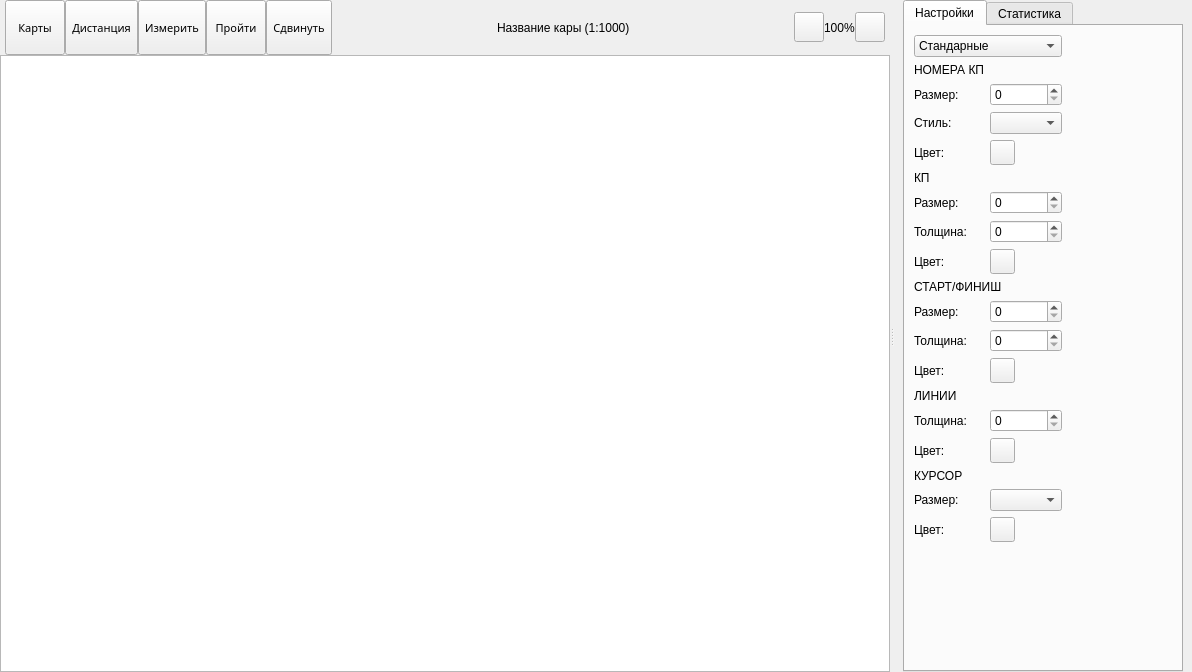
<?xml version="1.0" encoding="UTF-8"?>
<ui version="4.0">
 <class>Widget</class>
 <widget class="QWidget" name="Widget">
  <property name="geometry">
   <rect>
    <x>0</x>
    <y>0</y>
    <width>1192</width>
    <height>672</height>
   </rect>
  </property>
  <property name="windowTitle">
   <string>Widget</string>
  </property>
  <layout class="QHBoxLayout" name="horizontalLayout">
   <property name="spacing">
    <number>0</number>
   </property>
   <property name="leftMargin">
    <number>0</number>
   </property>
   <property name="topMargin">
    <number>0</number>
   </property>
   <property name="rightMargin">
    <number>0</number>
   </property>
   <property name="bottomMargin">
    <number>0</number>
   </property>
   <item>
    <widget class="QStackedWidget" name="stackedWidget">
     <property name="currentIndex">
      <number>0</number>
     </property>
     <widget class="QWidget" name="mapPage">
      <property name="styleSheet">
       <string notr="true"/>
      </property>
      <layout class="QVBoxLayout" name="verticalLayout_2">
       <property name="spacing">
        <number>0</number>
       </property>
       <property name="leftMargin">
        <number>0</number>
       </property>
       <property name="topMargin">
        <number>0</number>
       </property>
       <property name="rightMargin">
        <number>0</number>
       </property>
       <property name="bottomMargin">
        <number>0</number>
       </property>
       <item>
        <widget class="QSplitter" name="mapSpliter">
         <property name="orientation">
          <enum>Qt::Orientation::Horizontal</enum>
         </property>
         <widget class="QWidget" name="layoutWidget">
          <layout class="QVBoxLayout" name="verticalLayout">
           <property name="spacing">
            <number>0</number>
           </property>
           <item>
            <widget class="QWidget" name="topPanelWidget" native="true">
             <property name="sizePolicy">
              <sizepolicy hsizetype="Preferred" vsizetype="Fixed">
               <horstretch>0</horstretch>
               <verstretch>0</verstretch>
              </sizepolicy>
             </property>
             <property name="minimumSize">
              <size>
               <width>0</width>
               <height>55</height>
              </size>
             </property>
             <property name="maximumSize">
              <size>
               <width>16777215</width>
               <height>55</height>
              </size>
             </property>
             <layout class="QHBoxLayout" name="horizontalLayout_2">
              <property name="spacing">
               <number>0</number>
              </property>
              <property name="leftMargin">
               <number>5</number>
              </property>
              <property name="topMargin">
               <number>0</number>
              </property>
              <property name="rightMargin">
               <number>5</number>
              </property>
              <property name="bottomMargin">
               <number>0</number>
              </property>
              <item>
               <widget class="QToolButton" name="backButton">
                <property name="sizePolicy">
                 <sizepolicy hsizetype="Fixed" vsizetype="Fixed">
                  <horstretch>0</horstretch>
                  <verstretch>0</verstretch>
                 </sizepolicy>
                </property>
                <property name="minimumSize">
                 <size>
                  <width>60</width>
                  <height>55</height>
                 </size>
                </property>
                <property name="font">
                 <font>
                  <family>Comfortaa Medium</family>
                  <pointsize>8</pointsize>
                 </font>
                </property>
                <property name="text">
                 <string>Карты</string>
                </property>
                <property name="iconSize">
                 <size>
                  <width>30</width>
                  <height>30</height>
                 </size>
                </property>
                <property name="toolButtonStyle">
                 <enum>Qt::ToolButtonStyle::ToolButtonTextUnderIcon</enum>
                </property>
               </widget>
              </item>
              <item>
               <widget class="QToolButton" name="pathButton">
                <property name="sizePolicy">
                 <sizepolicy hsizetype="Fixed" vsizetype="Fixed">
                  <horstretch>0</horstretch>
                  <verstretch>0</verstretch>
                 </sizepolicy>
                </property>
                <property name="minimumSize">
                 <size>
                  <width>60</width>
                  <height>55</height>
                 </size>
                </property>
                <property name="font">
                 <font>
                  <family>Comfortaa Medium</family>
                  <pointsize>8</pointsize>
                 </font>
                </property>
                <property name="text">
                 <string>Дистанция</string>
                </property>
                <property name="iconSize">
                 <size>
                  <width>30</width>
                  <height>30</height>
                 </size>
                </property>
                <property name="toolButtonStyle">
                 <enum>Qt::ToolButtonStyle::ToolButtonTextUnderIcon</enum>
                </property>
               </widget>
              </item>
              <item>
               <widget class="QToolButton" name="rulerButton">
                <property name="sizePolicy">
                 <sizepolicy hsizetype="Fixed" vsizetype="Fixed">
                  <horstretch>0</horstretch>
                  <verstretch>0</verstretch>
                 </sizepolicy>
                </property>
                <property name="minimumSize">
                 <size>
                  <width>60</width>
                  <height>55</height>
                 </size>
                </property>
                <property name="font">
                 <font>
                  <family>Comfortaa Medium</family>
                  <pointsize>8</pointsize>
                 </font>
                </property>
                <property name="text">
                 <string>Измерить</string>
                </property>
                <property name="iconSize">
                 <size>
                  <width>30</width>
                  <height>30</height>
                 </size>
                </property>
                <property name="toolButtonStyle">
                 <enum>Qt::ToolButtonStyle::ToolButtonTextUnderIcon</enum>
                </property>
               </widget>
              </item>
              <item>
               <widget class="QToolButton" name="startButton">
                <property name="sizePolicy">
                 <sizepolicy hsizetype="Fixed" vsizetype="Fixed">
                  <horstretch>0</horstretch>
                  <verstretch>0</verstretch>
                 </sizepolicy>
                </property>
                <property name="minimumSize">
                 <size>
                  <width>60</width>
                  <height>55</height>
                 </size>
                </property>
                <property name="font">
                 <font>
                  <family>Comfortaa Medium</family>
                  <pointsize>8</pointsize>
                 </font>
                </property>
                <property name="text">
                 <string>Пройти</string>
                </property>
                <property name="iconSize">
                 <size>
                  <width>30</width>
                  <height>30</height>
                 </size>
                </property>
                <property name="toolButtonStyle">
                 <enum>Qt::ToolButtonStyle::ToolButtonTextUnderIcon</enum>
                </property>
               </widget>
              </item>
              <item>
               <widget class="QToolButton" name="moveButton">
                <property name="sizePolicy">
                 <sizepolicy hsizetype="Fixed" vsizetype="Fixed">
                  <horstretch>0</horstretch>
                  <verstretch>0</verstretch>
                 </sizepolicy>
                </property>
                <property name="minimumSize">
                 <size>
                  <width>60</width>
                  <height>55</height>
                 </size>
                </property>
                <property name="font">
                 <font>
                  <family>Comfortaa Medium</family>
                  <pointsize>8</pointsize>
                 </font>
                </property>
                <property name="text">
                 <string>Сдвинуть</string>
                </property>
                <property name="iconSize">
                 <size>
                  <width>30</width>
                  <height>30</height>
                 </size>
                </property>
                <property name="toolButtonStyle">
                 <enum>Qt::ToolButtonStyle::ToolButtonTextUnderIcon</enum>
                </property>
               </widget>
              </item>
              <item>
               <spacer name="horizontalSpacer">
                <property name="orientation">
                 <enum>Qt::Orientation::Horizontal</enum>
                </property>
                <property name="sizeHint" stdset="0">
                 <size>
                  <width>120</width>
                  <height>20</height>
                 </size>
                </property>
               </spacer>
              </item>
              <item>
               <widget class="QLabel" name="mapNameLabel">
                <property name="text">
                 <string>Название кары (1:1000)</string>
                </property>
               </widget>
              </item>
              <item>
               <spacer name="horizontalSpacer_2">
                <property name="orientation">
                 <enum>Qt::Orientation::Horizontal</enum>
                </property>
                <property name="sizeHint" stdset="0">
                 <size>
                  <width>120</width>
                  <height>20</height>
                 </size>
                </property>
               </spacer>
              </item>
              <item>
               <widget class="QPushButton" name="plusButton">
                <property name="sizePolicy">
                 <sizepolicy hsizetype="Fixed" vsizetype="Fixed">
                  <horstretch>0</horstretch>
                  <verstretch>0</verstretch>
                 </sizepolicy>
                </property>
                <property name="minimumSize">
                 <size>
                  <width>30</width>
                  <height>30</height>
                 </size>
                </property>
                <property name="maximumSize">
                 <size>
                  <width>30</width>
                  <height>16777215</height>
                 </size>
                </property>
                <property name="text">
                 <string/>
                </property>
               </widget>
              </item>
              <item>
               <widget class="QLabel" name="zoomValueLabel">
                <property name="text">
                 <string>100%</string>
                </property>
               </widget>
              </item>
              <item>
               <widget class="QPushButton" name="minusButton">
                <property name="sizePolicy">
                 <sizepolicy hsizetype="Fixed" vsizetype="Fixed">
                  <horstretch>0</horstretch>
                  <verstretch>0</verstretch>
                 </sizepolicy>
                </property>
                <property name="minimumSize">
                 <size>
                  <width>0</width>
                  <height>30</height>
                 </size>
                </property>
                <property name="maximumSize">
                 <size>
                  <width>30</width>
                  <height>16777215</height>
                 </size>
                </property>
                <property name="text">
                 <string/>
                </property>
               </widget>
              </item>
             </layout>
            </widget>
           </item>
           <item>
            <widget class="MapView" name="mapView">
             <property name="minimumSize">
              <size>
               <width>0</width>
               <height>0</height>
              </size>
             </property>
            </widget>
           </item>
          </layout>
         </widget>
         <widget class="QWidget" name="rightPanelWidget" native="true">
          <property name="maximumSize">
           <size>
            <width>300</width>
            <height>16777215</height>
           </size>
          </property>
          <layout class="QVBoxLayout" name="verticalLayout_3">
           <property name="leftMargin">
            <number>9</number>
           </property>
           <property name="rightMargin">
            <number>9</number>
           </property>
           <item>
            <widget class="QTabWidget" name="tabWidget">
             <property name="minimumSize">
              <size>
               <width>250</width>
               <height>0</height>
              </size>
             </property>
             <property name="currentIndex">
              <number>0</number>
             </property>
             <widget class="QWidget" name="tab">
              <attribute name="title">
               <string>Настройки</string>
              </attribute>
              <layout class="QGridLayout" name="gridLayout">
               <item row="14" column="0">
                <widget class="QLabel" name="label_15">
                 <property name="minimumSize">
                  <size>
                   <width>70</width>
                   <height>0</height>
                  </size>
                 </property>
                 <property name="text">
                  <string>Толщина:</string>
                 </property>
                </widget>
               </item>
               <item row="6" column="1">
                <widget class="QSpinBox" name="KPSizeSpinBox"/>
               </item>
               <item row="14" column="1">
                <widget class="QSpinBox" name="LineWidthSpinBox"/>
               </item>
               <item row="2" column="1">
                <widget class="QSpinBox" name="KPNumSpinBox"/>
               </item>
               <item row="8" column="0">
                <widget class="QLabel" name="label_8">
                 <property name="minimumSize">
                  <size>
                   <width>70</width>
                   <height>0</height>
                  </size>
                 </property>
                 <property name="text">
                  <string>Цвет:</string>
                 </property>
                </widget>
               </item>
               <item row="4" column="0">
                <widget class="QLabel" name="label_5">
                 <property name="minimumSize">
                  <size>
                   <width>70</width>
                   <height>0</height>
                  </size>
                 </property>
                 <property name="text">
                  <string>Цвет:</string>
                 </property>
                </widget>
               </item>
               <item row="2" column="0">
                <widget class="QLabel" name="label_3">
                 <property name="minimumSize">
                  <size>
                   <width>70</width>
                   <height>0</height>
                  </size>
                 </property>
                 <property name="text">
                  <string>Размер:</string>
                 </property>
                </widget>
               </item>
               <item row="18" column="0">
                <widget class="QLabel" name="label_16">
                 <property name="minimumSize">
                  <size>
                   <width>70</width>
                   <height>0</height>
                  </size>
                 </property>
                 <property name="text">
                  <string>Цвет:</string>
                 </property>
                </widget>
               </item>
               <item row="11" column="0">
                <widget class="QLabel" name="label_10">
                 <property name="minimumSize">
                  <size>
                   <width>70</width>
                   <height>0</height>
                  </size>
                 </property>
                 <property name="text">
                  <string>Толщина:</string>
                 </property>
                </widget>
               </item>
               <item row="19" column="0">
                <spacer name="verticalSpacer">
                 <property name="orientation">
                  <enum>Qt::Orientation::Vertical</enum>
                 </property>
                 <property name="sizeHint" stdset="0">
                  <size>
                   <width>20</width>
                   <height>359</height>
                  </size>
                 </property>
                </spacer>
               </item>
               <item row="0" column="0" colspan="2">
                <widget class="QComboBox" name="SettingsComboBox">
                 <item>
                  <property name="text">
                   <string>Стандарные</string>
                  </property>
                 </item>
                 <item>
                  <property name="text">
                   <string>Пользовательские</string>
                  </property>
                 </item>
                </widget>
               </item>
               <item row="12" column="0">
                <widget class="QLabel" name="label_12">
                 <property name="minimumSize">
                  <size>
                   <width>70</width>
                   <height>0</height>
                  </size>
                 </property>
                 <property name="text">
                  <string>Цвет:</string>
                 </property>
                </widget>
               </item>
               <item row="3" column="1">
                <widget class="QComboBox" name="KPNumStyleComboBox"/>
               </item>
               <item row="18" column="1">
                <widget class="QPushButton" name="KPCursorColorButton">
                 <property name="sizePolicy">
                  <sizepolicy hsizetype="Fixed" vsizetype="Fixed">
                   <horstretch>0</horstretch>
                   <verstretch>0</verstretch>
                  </sizepolicy>
                 </property>
                 <property name="minimumSize">
                  <size>
                   <width>23</width>
                   <height>25</height>
                  </size>
                 </property>
                 <property name="maximumSize">
                  <size>
                   <width>25</width>
                   <height>25</height>
                  </size>
                 </property>
                 <property name="text">
                  <string/>
                 </property>
                </widget>
               </item>
               <item row="1" column="0" colspan="3">
                <widget class="QLabel" name="KPNumHeaderLabel">
                 <property name="toolTip">
                  <string>&lt;html&gt;&lt;head/&gt;&lt;body&gt;&lt;p&gt;Размер, цвет и стиль номеров контрольных пунктов&lt;/p&gt;&lt;/body&gt;&lt;/html&gt;</string>
                 </property>
                 <property name="text">
                  <string>НОМЕРА КП</string>
                 </property>
                </widget>
               </item>
               <item row="7" column="0">
                <widget class="QLabel" name="label_7">
                 <property name="minimumSize">
                  <size>
                   <width>70</width>
                   <height>0</height>
                  </size>
                 </property>
                 <property name="text">
                  <string>Толщина:</string>
                 </property>
                </widget>
               </item>
               <item row="2" column="2">
                <spacer name="horizontalSpacer_3">
                 <property name="orientation">
                  <enum>Qt::Orientation::Horizontal</enum>
                 </property>
                 <property name="sizeHint" stdset="0">
                  <size>
                   <width>40</width>
                   <height>20</height>
                  </size>
                 </property>
                </spacer>
               </item>
               <item row="7" column="1">
                <widget class="QSpinBox" name="KPWidthSpinBox"/>
               </item>
               <item row="9" column="0" colspan="3">
                <widget class="QLabel" name="StartHeaderLabel">
                 <property name="text">
                  <string>СТАРТ/ФИНИШ</string>
                 </property>
                </widget>
               </item>
               <item row="12" column="1">
                <widget class="QPushButton" name="StartColorButton">
                 <property name="sizePolicy">
                  <sizepolicy hsizetype="Fixed" vsizetype="Fixed">
                   <horstretch>0</horstretch>
                   <verstretch>0</verstretch>
                  </sizepolicy>
                 </property>
                 <property name="minimumSize">
                  <size>
                   <width>25</width>
                   <height>25</height>
                  </size>
                 </property>
                 <property name="maximumSize">
                  <size>
                   <width>25</width>
                   <height>25</height>
                  </size>
                 </property>
                 <property name="text">
                  <string/>
                 </property>
                </widget>
               </item>
               <item row="5" column="0" colspan="3">
                <widget class="QLabel" name="KPHeaderLabel">
                 <property name="text">
                  <string>КП</string>
                 </property>
                </widget>
               </item>
               <item row="3" column="0">
                <widget class="QLabel" name="label_4">
                 <property name="minimumSize">
                  <size>
                   <width>70</width>
                   <height>0</height>
                  </size>
                 </property>
                 <property name="text">
                  <string>Стиль:</string>
                 </property>
                </widget>
               </item>
               <item row="6" column="0">
                <widget class="QLabel" name="label_6">
                 <property name="minimumSize">
                  <size>
                   <width>70</width>
                   <height>0</height>
                  </size>
                 </property>
                 <property name="text">
                  <string>Размер:</string>
                 </property>
                </widget>
               </item>
               <item row="17" column="1">
                <widget class="QComboBox" name="CursorSizeComboBox"/>
               </item>
               <item row="10" column="1">
                <widget class="QSpinBox" name="StartSizeSpinBox"/>
               </item>
               <item row="13" column="0" colspan="3">
                <widget class="QLabel" name="LineHeaderLabel">
                 <property name="text">
                  <string>ЛИНИИ</string>
                 </property>
                </widget>
               </item>
               <item row="11" column="1">
                <widget class="QSpinBox" name="StartWidthSpinBox"/>
               </item>
               <item row="4" column="1">
                <widget class="QPushButton" name="KPNumColorButton">
                 <property name="sizePolicy">
                  <sizepolicy hsizetype="Fixed" vsizetype="Fixed">
                   <horstretch>0</horstretch>
                   <verstretch>0</verstretch>
                  </sizepolicy>
                 </property>
                 <property name="minimumSize">
                  <size>
                   <width>23</width>
                   <height>25</height>
                  </size>
                 </property>
                 <property name="maximumSize">
                  <size>
                   <width>25</width>
                   <height>25</height>
                  </size>
                 </property>
                 <property name="text">
                  <string/>
                 </property>
                </widget>
               </item>
               <item row="8" column="1">
                <widget class="QPushButton" name="KPColorButton">
                 <property name="sizePolicy">
                  <sizepolicy hsizetype="Fixed" vsizetype="Fixed">
                   <horstretch>0</horstretch>
                   <verstretch>0</verstretch>
                  </sizepolicy>
                 </property>
                 <property name="minimumSize">
                  <size>
                   <width>25</width>
                   <height>25</height>
                  </size>
                 </property>
                 <property name="maximumSize">
                  <size>
                   <width>25</width>
                   <height>25</height>
                  </size>
                 </property>
                 <property name="text">
                  <string/>
                 </property>
                </widget>
               </item>
               <item row="16" column="0" colspan="3">
                <widget class="QLabel" name="CursorHeaderLabel">
                 <property name="text">
                  <string>КУРСОР</string>
                 </property>
                </widget>
               </item>
               <item row="10" column="0">
                <widget class="QLabel" name="label_11">
                 <property name="minimumSize">
                  <size>
                   <width>70</width>
                   <height>0</height>
                  </size>
                 </property>
                 <property name="text">
                  <string>Размер:</string>
                 </property>
                </widget>
               </item>
               <item row="17" column="0">
                <widget class="QLabel" name="label_13">
                 <property name="minimumSize">
                  <size>
                   <width>70</width>
                   <height>0</height>
                  </size>
                 </property>
                 <property name="text">
                  <string>Размер:</string>
                 </property>
                </widget>
               </item>
               <item row="15" column="1">
                <widget class="QPushButton" name="LineColorButton">
                 <property name="sizePolicy">
                  <sizepolicy hsizetype="Fixed" vsizetype="Fixed">
                   <horstretch>0</horstretch>
                   <verstretch>0</verstretch>
                  </sizepolicy>
                 </property>
                 <property name="minimumSize">
                  <size>
                   <width>25</width>
                   <height>25</height>
                  </size>
                 </property>
                 <property name="maximumSize">
                  <size>
                   <width>25</width>
                   <height>25</height>
                  </size>
                 </property>
                 <property name="text">
                  <string/>
                 </property>
                </widget>
               </item>
               <item row="15" column="0">
                <widget class="QLabel" name="label">
                 <property name="text">
                  <string>Цвет:</string>
                 </property>
                </widget>
               </item>
              </layout>
             </widget>
             <widget class="QWidget" name="tab_2">
              <attribute name="title">
               <string>Статистика</string>
              </attribute>
             </widget>
            </widget>
           </item>
          </layout>
         </widget>
        </widget>
       </item>
      </layout>
     </widget>
     <widget class="QWidget" name="mapsListPage"/>
    </widget>
   </item>
  </layout>
 </widget>
 <customwidgets>
  <customwidget>
   <class>MapView</class>
   <extends>QGraphicsView</extends>
   <header>mapview.h</header>
  </customwidget>
 </customwidgets>
 <resources/>
 <connections/>
</ui>
